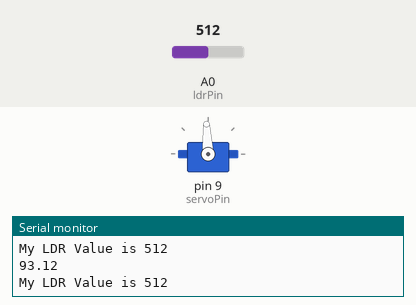
This sketch was run on a simulated Arduino Uno, built with avr-gcc and run on an emulated ATmega328P. Shown: servo, the last lines printed to the serial monitor. The inputs (shaded band) are chosen by the test bench; at power-on: A0 (ldrPin) = 512.

Above: at 1.2 s.
1.3 s: A0 (ldrPin) set to 716
At 2.3 s:
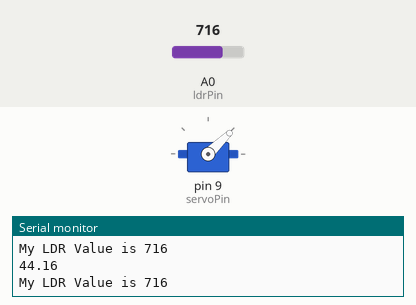
3.1 s: A0 (ldrPin) set to 900
At 3.9 s:
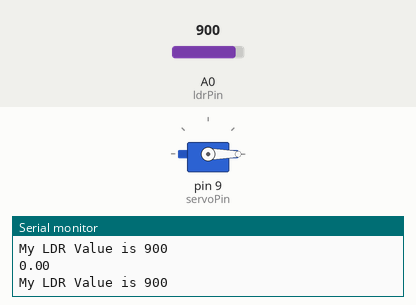
4.9 s: A0 (ldrPin) set to 306
At 5.6 s:
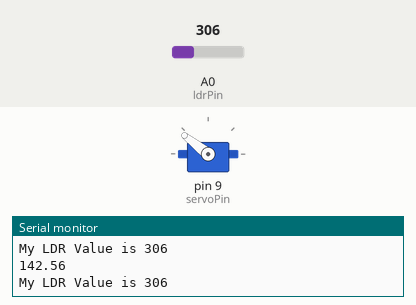
6.7 s: A0 (ldrPin) set to 122
At 8.2 s:
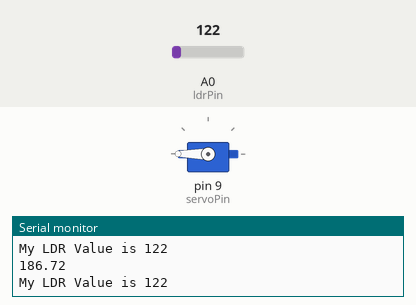
8.5 s: A0 (ldrPin) set to 511
At 10.0 s:
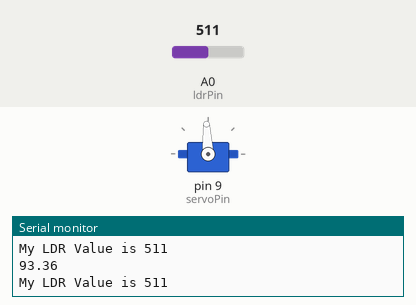
10.3 s: A0 (ldrPin) set to 0
At 11.8 s:
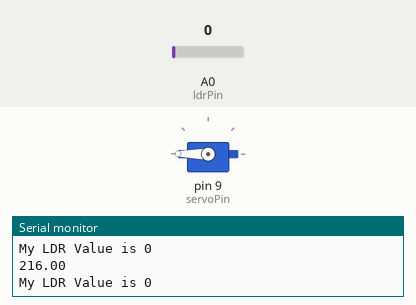
Timing chart, 0 to 13.1 s (numbered marks = the images above; inputs shaded):
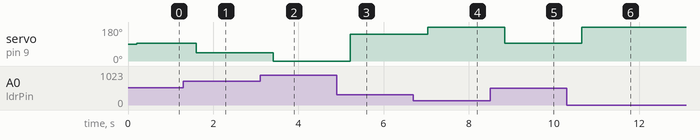

Measured:
- after the input at 1.3 s, servo on pin 9 (servoPin): 93° → 44° after 0.31 s
- after the input at 3.1 s, servo on pin 9 (servoPin): 44° → 0° after 0.32 s
- after the input at 4.9 s, servo on pin 9 (servoPin): 0° → 142° after 0.32 s
- after the input at 6.7 s, servo on pin 9 (servoPin): 142° → 180° after 0.33 s
- after the input at 8.5 s, servo on pin 9 (servoPin): 180° → 93° after 0.34 s
- after the input at 10.3 s, servo on pin 9 (servoPin): 93° → 180° after 0.35 s

The sketch:

servo_2con.ino
```cpp
///doesnt work, find a way to fix it

#include <Servo.h>

int servoPin = 9;
int ldrPin = A0;
int ldrVal;
float servoPos;
int sDelay = 200;
Servo myServo;  //virtual rep of actual servo motor

void setup() {
  Serial.begin(9600);
  pinMode(servoPin, OUTPUT);
  pinMode(ldrPin, INPUT);

myServo.attach(servoPin);
}

void loop() {
 ldrVal = analogRead(ldrPin);
 Serial.print("My LDR Value is ");
 Serial.println(ldrVal);
  delay(sDelay);

servoPos = (-18./75.)*ldrVal + 216;
//or servoPos = (-255./750.)*ldrVal + 306.; not exactly the same values, but at least it works
Serial.println(servoPos);
  myServo.write(servoPos);


}
```
